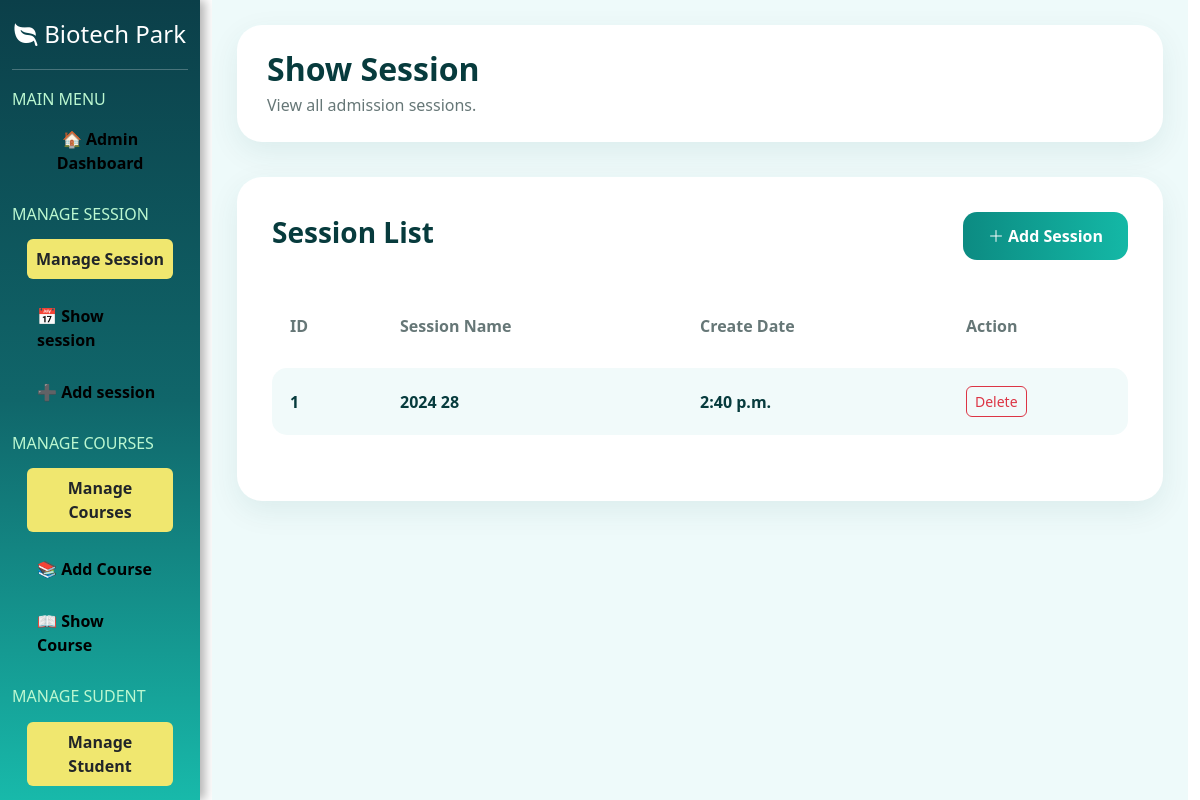
/showsession/, run on the app's committed database.
### myapp/models.py (models this page shows)
class session(models.Model):
    id=models.IntegerField(primary_key=True,auto_created=True)
    session_name=models.CharField(max_length=20)
    create_at=models.TimeField()

### myapp/views.py (the view)
# urls.py: path('showsession/',showsession,name='showsession'),
def showsession(request):
    ab=session.objects.all()
    return render(request, 'admin/showsession.html', {'ab':ab})

### myapp/templates/admin/showsession.html (shortened to what this page needs)
{% extends 'admin/adminlayout.html' %}
{% block admin %}
<div class="session-page">
    <div class="page-header">
        <h2>Show Session</h2>
        <p>View all admission sessions.</p>
    </div>
    <div class="session-card">
        <div class="d-flex justify-content-between align-items-center mb-4">
            <h3 class="session-title">
                Session List
            </h3>
            <a href="{% url 'addsession' %}" class="add-session-btn">
                <i class="bi bi-plus-lg"></i>
                Add Session
            </a>
        </div>
        <div class="table-responsive">
            <table class="table custom-table">
                <thead>
                    <tr>
                        <th>ID</th>
                        <th>Session Name</th>
                        <th>Create Date</th>
                        <th style="width: 180px;">
                            Action
                        </th>
                    </tr>
                </thead>
                <tbody>
                    {% for i in ab %}
                    <tr>
                        <td>{{ i.id }}</td>
                        <td>{{ i.session_name }}</td>
                        <td>{{ i.create_at }}</td>
                        <td>
                            <a href="{% url 'deletesession' i.id %}"
                               class="btn btn-outline-danger btn-sm delete-btn">
                                Delete
                            </a>
                        </td>
                    </tr>
                    {% empty %}
                    <tr>
                        <td colspan="4" class="text-center">
                            No Sessions Found
                        </td>
                    </tr>
                    {% endfor %}
                </tbody>
            </table>
        </div>
    </div>
</div>
{% endblock %}

### myapp/templates/admin/adminlayout.html (style rules this page uses)
body { overflow: hidden; }
a { text-decoration: none; color: black; }

### myapp/templates/admin/showsession.html (style rules this page uses)
.session-page { min-height: 100vh; background: #eefafa; padding: 25px; }
.page-header { background: white; padding: 25px 30px; border-radius: 25px; box-shadow: 0 10px 30px rgba(0, 80, 80, 0.08); margin-bottom: 35px; }
.page-header h2 { color: #073b3d; font-weight: 800; margin-bottom: 5px; }
.page-header p { color: #667777; margin: 0; }
.session-card { background: white; border-radius: 25px; padding: 35px; box-shadow: 0 10px 30px rgba(0, 80, 80, 0.08); }
.session-title { color: #073b3d; font-weight: 800; }
.add-session-btn { background: linear-gradient(90deg, #0c8b82, #14b8a6); color: white; padding: 12px 25px; border-radius: 14px; text-decoration: none; font-weight: bold; transition: 0.3s; }
.custom-table { border-collapse: separate; border-spacing: 0 15px; }
.custom-table thead th { border: none; color: #667777; padding: 15px 18px; background: transparent; }
.custom-table tbody td { background: #f1fafa; border: none; padding: 18px; vertical-align: middle; font-weight: 600; color: #073b3d; }
.custom-table tbody td:first-child { border-radius: 15px 0 0 15px; }
.custom-table tbody td:last-child { border-radius: 0 15px 15px 0; }
.delete-btn { border-radius: 6px; }

### data on the page
session: id "1", session_name "2024 28", create_at "2:40 p.m."
